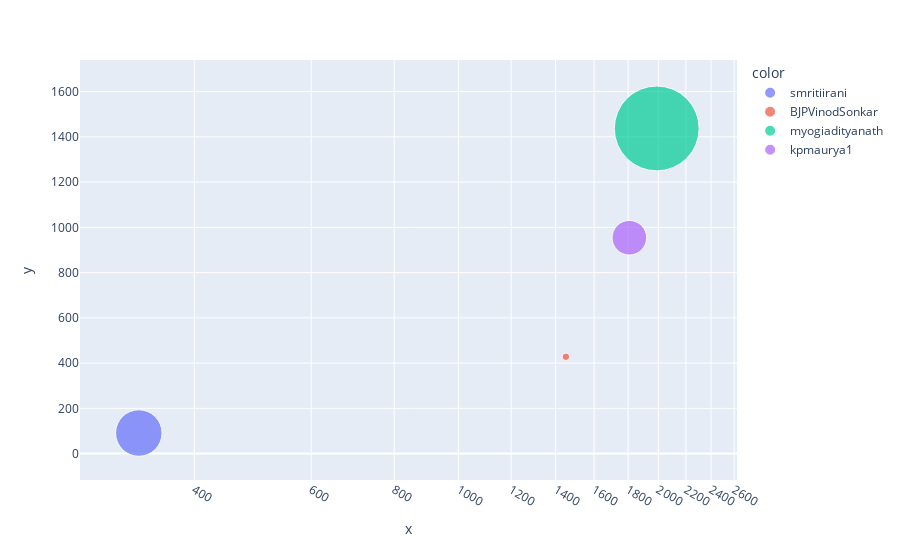

Here is the notebook cell this chart was saved with:
### Code cell
# x - no of tweets y - 1_1 count z - likes for 1_1
fig = px.scatter(x=x, y=y,size=z,  
                 color=['smritiirani','BJPVinodSonkar','myogiadityanath','kpmaurya1'],
                 hover_name=['smritiirani','BJPVinodSonkar','myogiadityanath','kpmaurya1'],log_x=True, size_max=60)
fig.show()

### Figure 1 — Plotly figure (JSON) as saved in the notebook; plotly's stock layout.template omitted (floating-point values rounded to 4 significant figures)
{"data": [{"hovertemplate": "<b>%{hovertext}</b><br><br>color=smritiirani<br>x=%{x}<br>y=%{y}<br>size=%{marker.size}<extra></extra>", "hovertext": ["smritiirani"], "legendgroup": "smritiirani", "marker": {"color": "#636efa", "size": [1849], "sizemode": "area", "sizeref": 1.713, "symbol": "circle"}, "mode": "markers", "name": "smritiirani", "orientation": "v", "showlegend": true, "type": "scatter", "x": [330], "xaxis": "x", "y": [91], "yaxis": "y"}, {"hovertemplate": "<b>%{hovertext}</b><br><br>color=BJPVinodSonkar<br>x=%{x}<br>y=%{y}<br>size=%{marker.size}<extra></extra>", "hovertext": ["BJPVinodSonkar"], "legendgroup": "BJPVinodSonkar", "marker": {"color": "#EF553B", "size": [48.25], "sizemode": "area", "sizeref": 1.713, "symbol": "circle"}, "mode": "markers", "name": "BJPVinodSonkar", "orientation": "v", "showlegend": true, "type": "scatter", "x": [1451], "xaxis": "x", "y": [428], "yaxis": "y"}, {"hovertemplate": "<b>%{hovertext}</b><br><br>color=myogiadityanath<br>x=%{x}<br>y=%{y}<br>size=%{marker.size}<extra></extra>", "hovertext": ["myogiadityanath"], "legendgroup": "myogiadityanath", "marker": {"color": "#00cc96", "size": [6168], "sizemode": "area", "sizeref": 1.713, "symbol": "circle"}, "mode": "markers", "name": "myogiadityanath", "orientation": "v", "showlegend": true, "type": "scatter", "x": [1988], "xaxis": "x", "y": [1437], "yaxis": "y"}, {"hovertemplate": "<b>%{hovertext}</b><br><br>color=kpmaurya1<br>x=%{x}<br>y=%{y}<br>size=%{marker.size}<extra></extra>", "hovertext": ["kpmaurya1"], "legendgroup": "kpmaurya1", "marker": {"color": "#ab63fa", "size": [1027.0], "sizemode": "area", "sizeref": 1.713, "symbol": "circle"}, "mode": "markers", "name": "kpmaurya1", "orientation": "v", "showlegend": true, "type": "scatter", "x": [1808], "xaxis": "x", "y": [954], "yaxis": "y"}], "layout": {"legend": {"itemsizing": "constant", "title": {"text": "color"}, "tracegroupgap": 0}, "margin": {"t": 60}, "xaxis": {"anchor": "y", "domain": [0, 1], "title": {"text": "x"}, "type": "log"}, "yaxis": {"anchor": "x", "domain": [0, 1], "title": {"text": "y"}}}}
